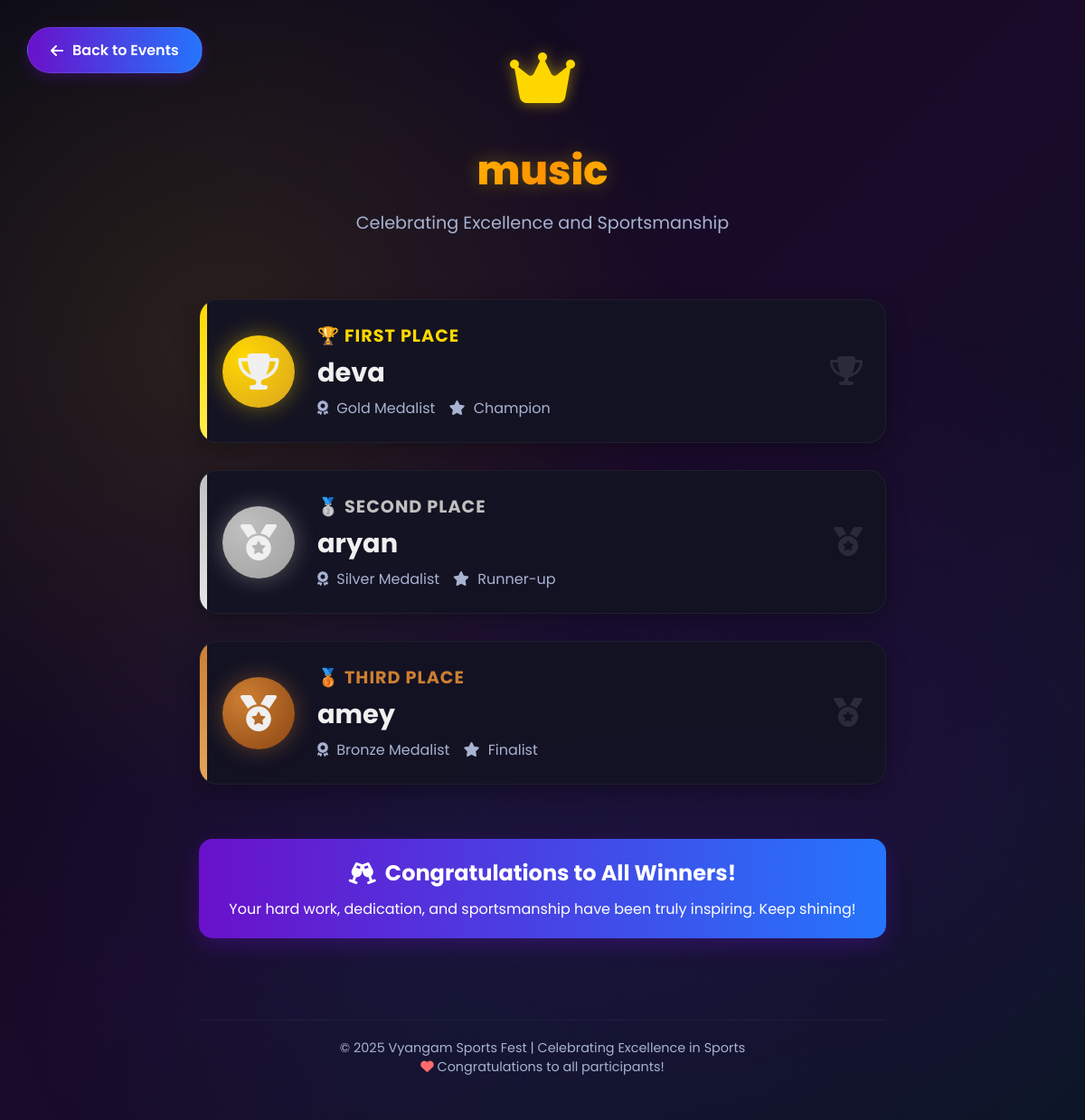
Screenshot of /event-winners/20/ with the database file from the repository.
### event/models.py (models this page shows, shortened)
class Event(models.Model):
    title = models.CharField(max_length=200)
    description = models.TextField()
    date = models.DateField()
    time = models.TimeField()
    venue = models.CharField(max_length=200)
    image = models.ImageField(upload_to='event_images/', blank=True, null=True)
    created_at = models.DateTimeField(auto_now_add=True)

class Winner(models.Model):
    event = models.OneToOneField(Event, on_delete=models.CASCADE,related_name='winner' )
    first_winner = models.CharField(max_length=100, blank=True, null=True)
    second_winner = models.CharField(max_length=100, blank=True, null=True)
    third_winner = models.CharField(max_length=100, blank=True, null=True)

### event/views.py (the view)
# urls.py: path('event-winners/<int:event_id>/', views.event_winners, name='event_winners'),
def event_winners(request, event_id):
    event = get_object_or_404(Event, id=event_id)
    try:
        winner = Winner.objects.get(event=event)
    except Winner.DoesNotExist:
        winner = None
    return render(request, 'event_winners.html', {
        'event': event,
        'winner': winner
    })

### event/templates/event_winners.html (shortened to what this page needs)
<!DOCTYPE html>
<html lang="en">
<head>
<link rel="stylesheet" href="https://cdnjs.cloudflare.com/ajax/libs/font-awesome/6.4.0/css/all.min.css">
<link rel="stylesheet" href="https://cdnjs.cloudflare.com/ajax/libs/animate.css/4.1.1/animate.min.css">
</head>
<body>
<a href="javascript:history.back()" class="back-btn animate__animated animate__fadeInLeft">
  <i class="fas fa-arrow-left"></i> Back to Events
</a>
<div class="container">
  <div class="header animate__animated animate__fadeInDown">
    <div class="crown-icon">
      <i class="fas fa-crown"></i>
    </div>
    <h1 class="event-title">{{ event.title }}</h1>
    <p class="subtitle">Celebrating Excellence and Sportsmanship</p>
  </div>
  {% if winner %}
  <div class="winners-container">
    <div class="winner-card first-place animate__animated animate__fadeInUp">
      <div class="medal">
        <i class="fas fa-trophy"></i>
      </div>
      <div class="winner-info">
        <div class="position">🏆 First Place</div>
        <div class="winner-name">{{ winner.first_winner }}</div>
        <div class="winner-details">
          <span><i class="fas fa-award"></i> Gold Medalist</span>
          <span><i class="fas fa-star"></i> Champion</span>
        </div>
      </div>
      <div class="trophy-icon">
        <i class="fas fa-trophy"></i>
      </div>
    </div>
    <div class="winner-card second-place animate__animated animate__fadeInUp animate__delay-1s">
      <div class="medal">
        <i class="fas fa-medal"></i>
      </div>
      <div class="winner-info">
        <div class="position">🥈 Second Place</div>
        <div class="winner-name">{{ winner.second_winner }}</div>
        <div class="winner-details">
          <span><i class="fas fa-award"></i> Silver Medalist</span>
          <span><i class="fas fa-star"></i> Runner-up</span>
        </div>
      </div>
      <div class="trophy-icon">
        <i class="fas fa-medal"></i>
      </div>
    </div>
    <div class="winner-card third-place animate__animated animate__fadeInUp animate__delay-2s">
      <div class="medal">
        <i class="fas fa-medal"></i>
      </div>
      <div class="winner-info">
        <div class="position">🥉 Third Place</div>
        <div class="winner-name">{{ winner.third_winner }}</div>
        <div class="winner-details">
          <span><i class="fas fa-award"></i> Bronze Medalist</span>
          <span><i class="fas fa-star"></i> Finalist</span>
        </div>
      </div>
      <div class="trophy-icon">
        <i class="fas fa-medal"></i>
      </div>
    </div>
    <div class="celebration-message animate__animated animate__fadeIn animate__delay-3s">
      <h3><i class="fas fa-glass-cheers"></i> Congratulations to All Winners!</h3>
      <p>Your hard work, dedication, and sportsmanship have been truly inspiring. Keep shining!</p>
    </div>
  </div>
  {% endif %}
  <div class="footer">
    <p>© 2025 Vyangam Sports Fest | Celebrating Excellence in Sports</p>
    <p><i class="fas fa-heart" style="color: #ff6b6b;"></i> Congratulations to all participants!</p>
  </div>
</div>
</body>
</html>

### rows the page displays
Event: title "music"
Winner: first_winner "deva", second_winner "aryan", third_winner "amey"
